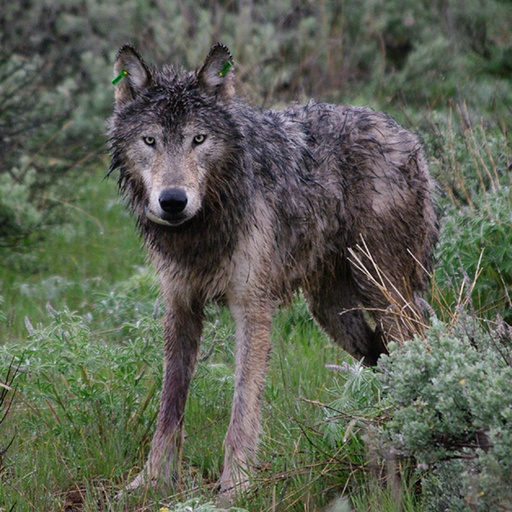
#> input picture assets/wolf/before.jpeg, 512 x 512 px
$ python generate_pipeline_assets.py
#> lines starting #> are read from the running program, lines starting #| are printed output that depends on the picture
"""Generate the intermediate response maps used by lambert.html.

The implementation follows Appendix A.1 of saliency_thresholds.pdf: a
difference-of-Gaussians response followed by six quadrature-pair Gabor
orientation-energy responses. The display maps are normalized independently so
that the structure in every orientation channel remains visible.
"""

from pathlib import Path

import numpy as np
from PIL import Image
from scipy.ndimage import gaussian_filter
from scipy.signal import fftconvolve


ROOT = Path(__file__).resolve().parent
ORIENTATIONS = range(0, 180, 30)
FILTER_SIGMA = 1.6
GABOR_WAVELENGTH = 3.2
WHITE_NOISE_SEED = 23


def gabor_kernel(
    theta_degrees,
    phase,
    sigma=FILTER_SIGMA,
    wavelength=GABOR_WAVELENGTH,
):
    radius = int(np.ceil(sigma * 4))
    axis = np.arange(-radius, radius + 1, dtype=np.float32)
    x, y = np.meshgrid(axis, axis)
    theta = np.deg2rad(theta_degrees)
    x_prime = x * np.cos(theta) + y * np.sin(theta)
    y_prime = -x * np.sin(theta) + y * np.cos(theta)
    envelope = np.exp(-(x_prime**2 + y_prime**2) / (2 * sigma**2))
    kernel = envelope * np.cos(2 * np.pi * x_prime / wavelength + phase)
    kernel -= kernel.mean()
    return kernel


def percentile_scale(values, percentile=99.7):
    scale = np.percentile(values, percentile)
    return np.clip(values / max(scale, 1e-8), 0, 1)


def hot_response(values):
    value = percentile_scale(values)
    red = np.clip(value * 3.0, 0, 1)
    green = np.clip(value * 3.0 - 1.0, 0, 1)
    blue = np.clip(value * 3.0 - 2.0, 0, 1)
    return Image.fromarray(np.uint8(np.dstack((red, green, blue)) * 255), "RGB")


def signed_response(values):
    scale = np.percentile(np.abs(values), 99.5)
    value = np.clip(values / max(scale, 1e-8), -1, 1)
    magnitude = np.abs(value)
    base = 0.08 + (1 - magnitude) * 0.84
    red = np.where(value >= 0, base + magnitude * (1 - base), base * (1 - magnitude))
    green = base * (1 - 0.55 * magnitude)
    blue = np.where(value < 0, base + magnitude * (1 - base), base * (1 - magnitude))
    return Image.fromarray(np.uint8(np.dstack((red, green, blue)) * 255), "RGB")


def orientation_energy(image):
    dog = gaussian_filter(image, FILTER_SIGMA / 2, mode="reflect") - gaussian_filter(
        image, FILTER_SIGMA, mode="reflect"
    )
    channels = []
    for theta in ORIENTATIONS:
        even = fftconvolve(dog, gabor_kernel(theta, 0), mode="same")
        odd = fftconvolve(dog, gabor_kernel(theta, np.pi / 2), mode="same")
        channels.append(even**2 + odd**2)
    return dog, channels, np.sum(channels, axis=0)


def grayscale_from_hot(image):
    rgb = np.asarray(image.convert("RGB"), dtype=np.float32)
    # In the black-red-yellow-white palette, (R + G + B) / 3 recovers the
    # normalized scalar response used to create the display color.
    value = np.clip(rgb.sum(axis=2) / 3, 0, 255)
    return Image.fromarray(np.uint8(value), "L")


def main():
    source = Image.open(ROOT / "before.jpeg").convert("L")
    image = np.asarray(source, dtype=np.float32) / 255.0

    # D = N_(sigma/2) - N_sigma. A 1.6 px display scale preserves the
    # fine contours visible in the supplied 512 px analysis output.
    dog, channels, _ = orientation_energy(image)
#> after the loop in orientation_energy, `for theta in ORIENTATIONS:`: channels = 6 items
#> channels = 6 items
    signed_response(dog).save(ROOT / "wolf_dog.png", optimize=True)
#> in signed_response, `scale = np.percentile(np.abs(values), 99.5)`: scale = 0.0908
#> in signed_response, `green = base * (1 - 0.55 * magnitude)`:
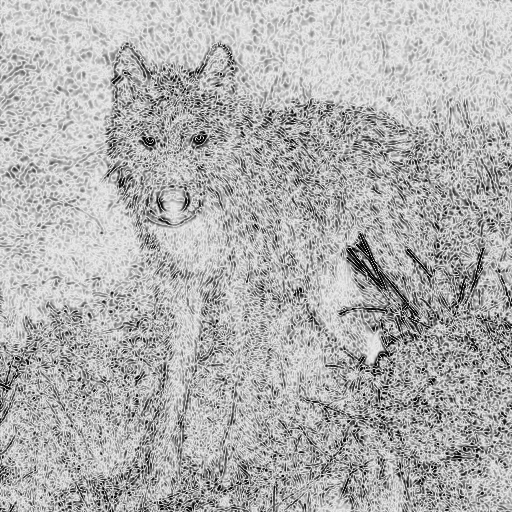
#> green: shape (512, 512) float32; min 0.036, max 0.92, mean 0.696
#> in signed_response, `return Image.fromarray(np.uint8(np.dstack((red, green, blue)) * 255), ..`:
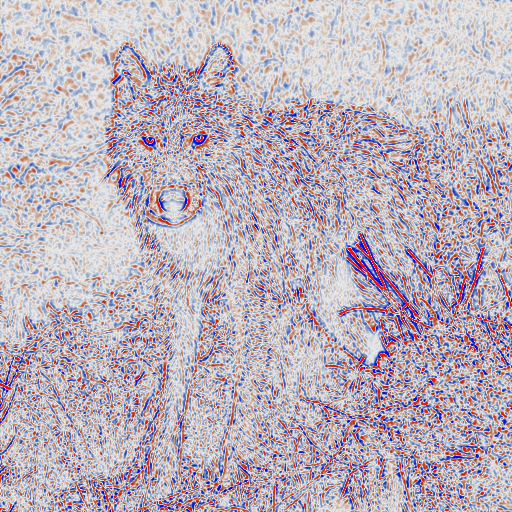
#> returned value: PIL image 512x512 RGB; mean R, G, B 187.7, 176.9, 187.8

    for theta, energy in zip(ORIENTATIONS, channels):
        hot_response(energy).save(ROOT / f"wolf_gabor_{theta:03d}.png", optimize=True)
#> this loop made 6 passes
#> theta on passes 1 to 6: 0, 30, 60, 90, 120, 150
#> pass 1, in hot_response, `blue = np.clip(value * 3.0 - 2.0, 0, 1)`:
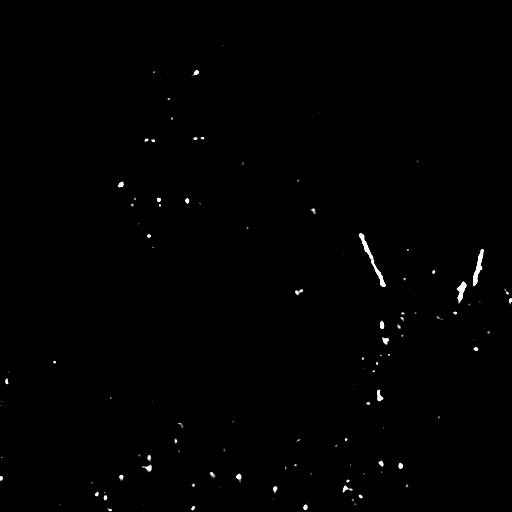
#> blue: shape (512, 512) float32; min 0, max 1, mean 0.00487

    supplied_energy = Image.open(ROOT / "After.png")
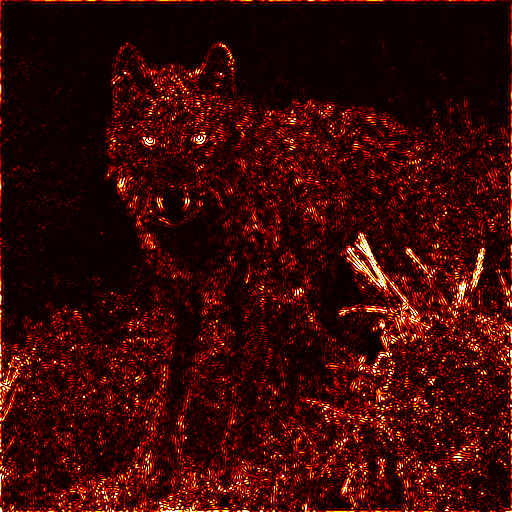
#> input picture assets/wolf/After.png, 512 x 512 px
#> supplied_energy is the input picture: PIL image 512x512 P; mean R, G, B 58, 5.7, 1.9
    grayscale_from_hot(supplied_energy).save(
        ROOT / "wolf_energy_grayscale.png", optimize=True
    )

    rng = np.random.default_rng(WHITE_NOISE_SEED)
    noise = np.clip(rng.normal(0.5, 0.18, image.shape), 0, 1).astype(np.float32)
    Image.fromarray(np.uint8(noise * 255), "L").save(
        ROOT / "white_noise.png", optimize=True
    )
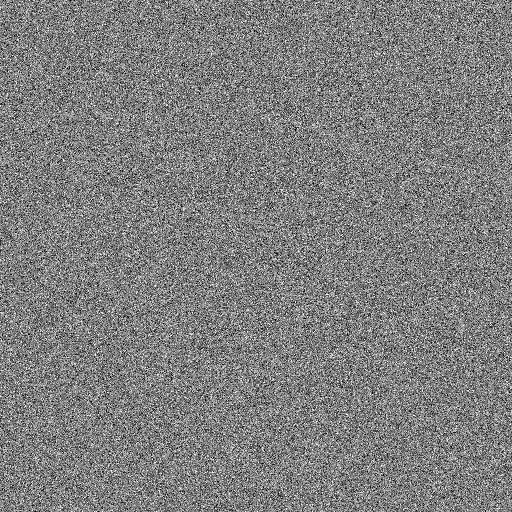
#> saved as white_noise.png: PIL image 512x512 L; min 0, max 255, mean 126.9
    _, _, noise_energy = orientation_energy(noise)
    hot_response(noise_energy).save(ROOT / "white_noise_energy.png", optimize=True)
#> in percentile_scale (call 7), `scale = np.percentile(values, percentile)`:
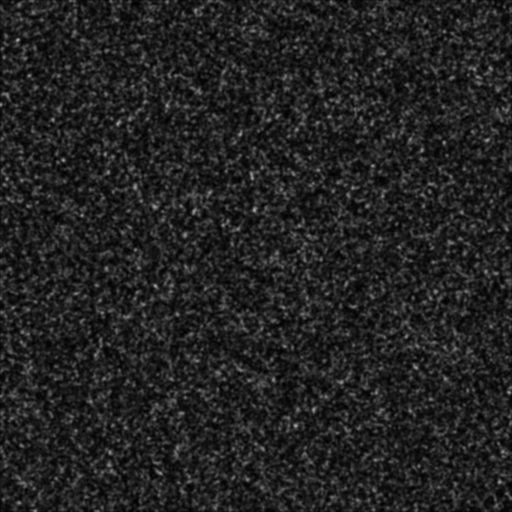
#> values: shape (512, 512) float32; min 0.00447, max 0.666, mean 0.136
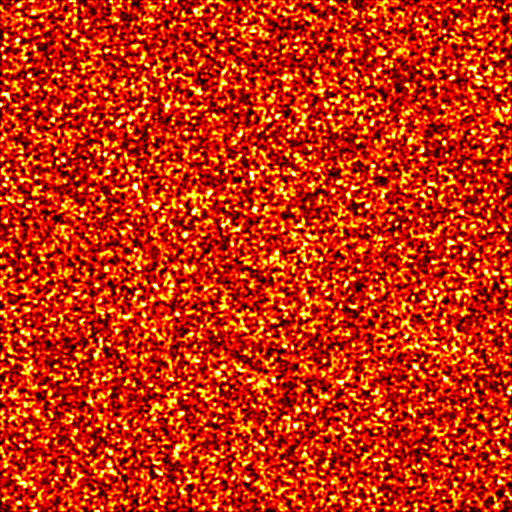
#> saved as white_noise_energy.png: PIL image 512x512 RGB; mean R, G, B 198.8, 41.9, 3.8


if __name__ == "__main__":
    main()
